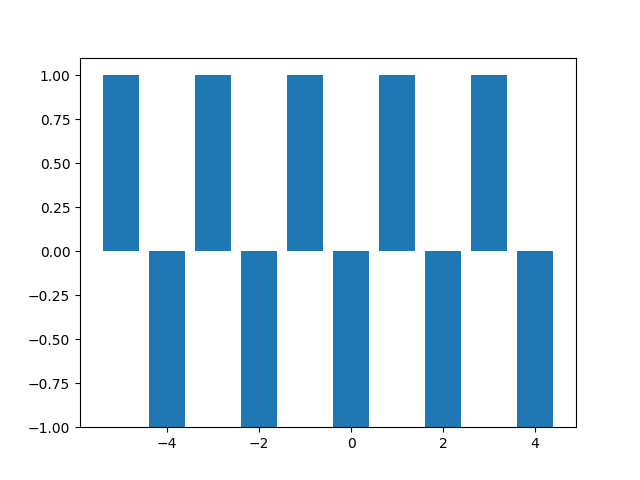

Write the Python code that produced this figure.
import matplotlib.pyplot as plot

def f(x):
    if x % 2 == 0:
        return -1
    else:
        return 1

def draw():
    xs = list(range(-5, 5))
    ys = []
    for x in xs:
        ys.append(f(x))
    plot.bar(xs, ys)
    plot.show()

if __name__ == "__main__":
    draw()
